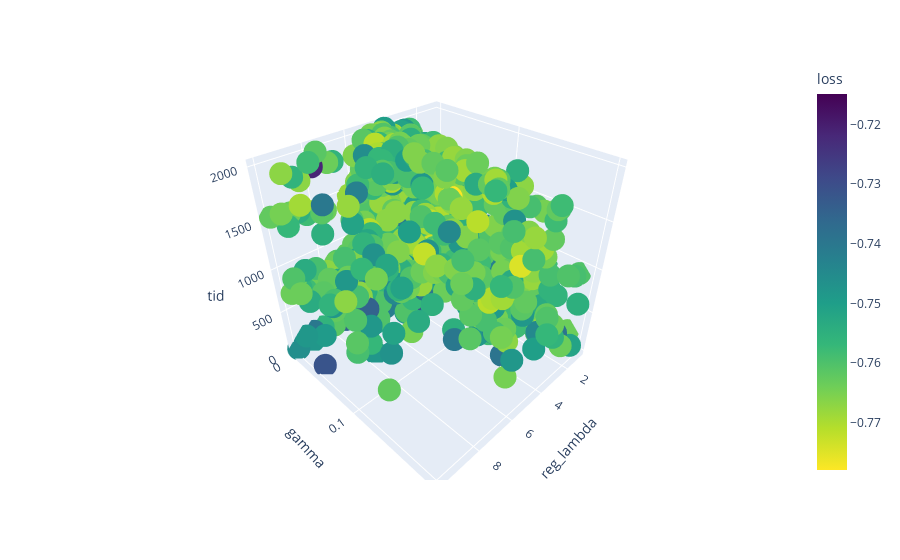

The cell this chart's notebook holds for it:
### Code cell
plot_3d_scatter(hyper2hr.query('gamma < .2'), 
              'reg_lambda', 'gamma', 'tid', color_col='loss')

### Figure 1 — Plotly figure (JSON) as saved in the notebook; plotly's stock layout.template omitted (floating-point values rounded to 4 significant figures; data arrays with more than 128 entries replaced by an {"elided": "..."} marker saying what was removed)
{"data": [{"hovertemplate": "reg_lambda=%{x}<br>gamma=%{y}<br>tid=%{z}<br>loss=%{marker.color}<extra></extra>", "legendgroup": "", "marker": {"color": {"elided": "1439 float values"}, "coloraxis": "coloraxis", "opacity": 1, "symbol": "circle"}, "mode": "markers", "name": "", "scene": "scene", "showlegend": false, "type": "scatter3d", "x": {"elided": "1439 float values"}, "y": {"elided": "1439 float values"}, "z": {"elided": "1439 int values"}}], "layout": {"coloraxis": {"colorbar": {"title": {"text": "loss"}}, "colorscale": [[0, "#fde725"], [0.1111, "#b5de2b"], [0.2222, "#6ece58"], [0.3333, "#35b779"], [0.4444, "#1f9e89"], [0.5556, "#26828e"], [0.6667, "#31688e"], [0.7778, "#3e4989"], [0.8889, "#482878"], [1, "#440154"]]}, "legend": {"tracegroupgap": 0}, "margin": {"t": 60}, "scene": {"domain": {"x": [0, 1], "y": [0, 1]}, "xaxis": {"title": {"text": "reg_lambda"}}, "yaxis": {"title": {"text": "gamma"}}, "zaxis": {"title": {"text": "tid"}}}}}
